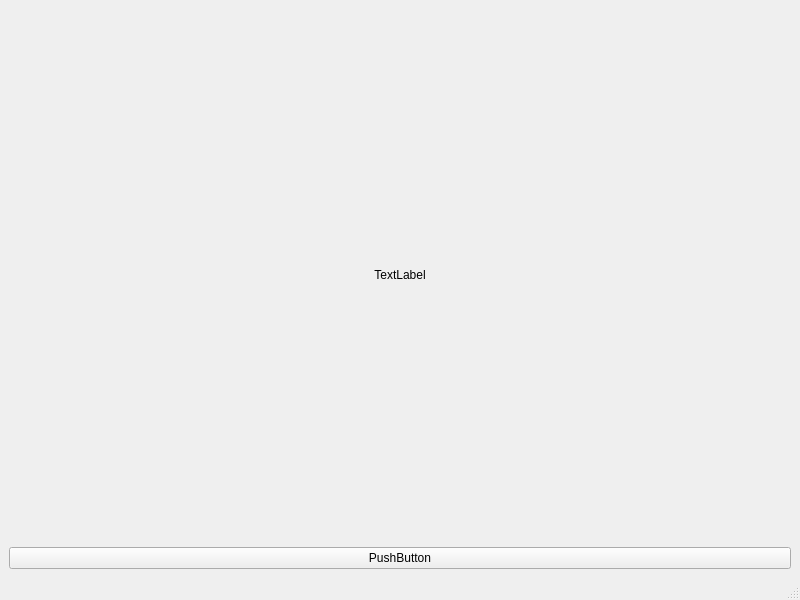
<?xml version="1.0" encoding="UTF-8"?>
<ui version="4.0">
 <class>MainWindow</class>
 <widget class="QMainWindow" name="MainWindow">
  <property name="geometry">
   <rect>
    <x>0</x>
    <y>0</y>
    <width>800</width>
    <height>600</height>
   </rect>
  </property>
  <property name="windowTitle">
   <string>MainWindow</string>
  </property>
  <widget class="QWidget" name="centralwidget">
   <layout class="QVBoxLayout" name="verticalLayout">
    <item>
     <widget class="QLabel" name="label">
      <property name="text">
       <string>&lt;center&gt;TextLabel&lt;/center&gt;</string>
      </property>
     </widget>
    </item>
    <item>
     <widget class="QPushButton" name="pushButton">
      <property name="text">
       <string>PushButton</string>
      </property>
     </widget>
    </item>
   </layout>
  </widget>
  <widget class="QMenuBar" name="menubar">
   <property name="geometry">
    <rect>
     <x>0</x>
     <y>0</y>
     <width>800</width>
     <height>21</height>
    </rect>
   </property>
  </widget>
  <widget class="QStatusBar" name="statusbar"/>
 </widget>
 <resources/>
 <connections/>
</ui>
